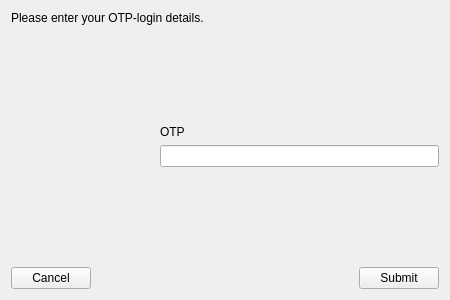
<?xml version="1.0" encoding="UTF-8"?>
<ui version="4.0">
 <class>vpnOTPLogin</class>
 <widget class="QWidget" name="vpnOTPLogin">
  <property name="geometry">
   <rect>
    <x>0</x>
    <y>0</y>
    <width>450</width>
    <height>300</height>
   </rect>
  </property>
  <property name="windowTitle">
   <string>Form</string>
  </property>
  <layout class="QVBoxLayout" name="verticalLayout_2">
   <item>
    <widget class="QLabel" name="label">
     <property name="text">
      <string>Please enter your OTP-login details.</string>
     </property>
    </widget>
   </item>
   <item>
    <spacer name="verticalSpacer_2">
     <property name="orientation">
      <enum>Qt::Vertical</enum>
     </property>
     <property name="sizeHint" stdset="0">
      <size>
       <width>20</width>
       <height>40</height>
      </size>
     </property>
    </spacer>
   </item>
   <item>
    <layout class="QHBoxLayout" name="horizontalLayout">
     <item>
      <widget class="QLabel" name="label_2">
       <property name="minimumSize">
        <size>
         <width>130</width>
         <height>0</height>
        </size>
       </property>
       <property name="maximumSize">
        <size>
         <width>130</width>
         <height>16777215</height>
        </size>
       </property>
       <property name="text">
        <string/>
       </property>
       <property name="pixmap">
        <pixmap resource="res.qrc">:/img/login.png</pixmap>
       </property>
      </widget>
     </item>
     <item>
      <layout class="QFormLayout" name="formLayout">
       <item row="1" column="0">
        <widget class="QLabel" name="label_4">
         <property name="text">
          <string/>
         </property>
        </widget>
       </item>
       <item row="1" column="1">
        <widget class="QLabel" name="label_3">
         <property name="minimumSize">
          <size>
           <width>120</width>
           <height>0</height>
          </size>
         </property>
         <property name="text">
          <string>OTP</string>
         </property>
        </widget>
       </item>
       <item row="2" column="1">
        <widget class="QLineEdit" name="leOTP">
         <property name="echoMode">
          <enum>QLineEdit::Password</enum>
         </property>
        </widget>
       </item>
      </layout>
     </item>
    </layout>
   </item>
   <item>
    <spacer name="verticalSpacer">
     <property name="orientation">
      <enum>Qt::Vertical</enum>
     </property>
     <property name="sizeHint" stdset="0">
      <size>
       <width>20</width>
       <height>40</height>
      </size>
     </property>
    </spacer>
   </item>
   <item>
    <layout class="QHBoxLayout" name="horizontalLayout_2">
     <item>
      <widget class="QPushButton" name="btnCancel">
       <property name="text">
        <string>Cancel</string>
       </property>
      </widget>
     </item>
     <item>
      <spacer name="horizontalSpacer">
       <property name="orientation">
        <enum>Qt::Horizontal</enum>
       </property>
       <property name="sizeHint" stdset="0">
        <size>
         <width>40</width>
         <height>20</height>
        </size>
       </property>
      </spacer>
     </item>
     <item>
      <widget class="QPushButton" name="btnSubmit">
       <property name="text">
        <string>Submit</string>
       </property>
      </widget>
     </item>
    </layout>
   </item>
  </layout>
 </widget>
 <resources>
  <include location="res.qrc"/>
 </resources>
 <connections/>
</ui>
